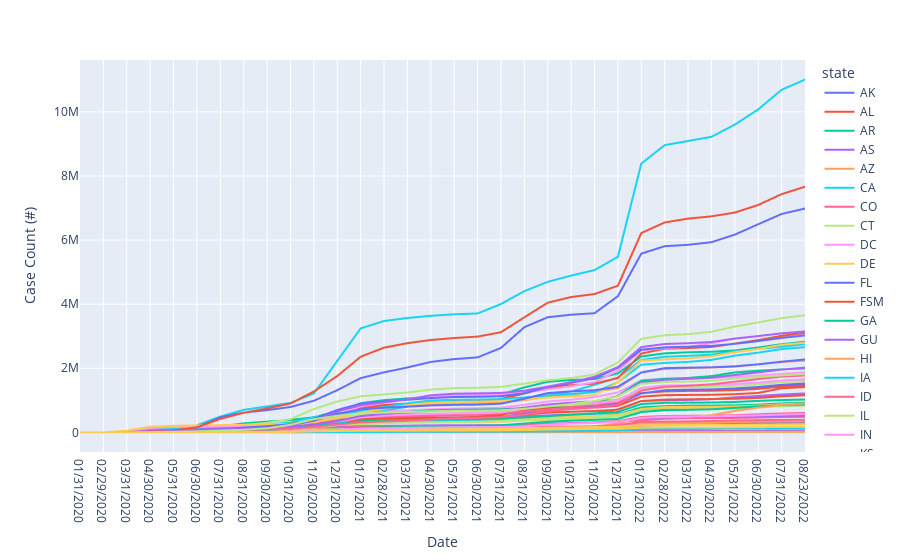

The cell this chart's notebook holds for it:
### Code cell
sorted_total_cases_and_deaths["month"] = sorted_total_cases_and_deaths["submission_date"].str.split("/").str[0]
last_months = sorted_total_cases_and_deaths.groupby(["state", "year", "month"]).last().reset_index(level="state")
last_months["tot_cases"] = last_months["tot_cases"].str.replace(",", "").astype(int)
line_plot = px.line(last_months, x="submission_date", y="tot_cases", color="state")
line_plot.update_layout(xaxis_title="Date", yaxis_title="Case Count (#)")
line_plot.show()
